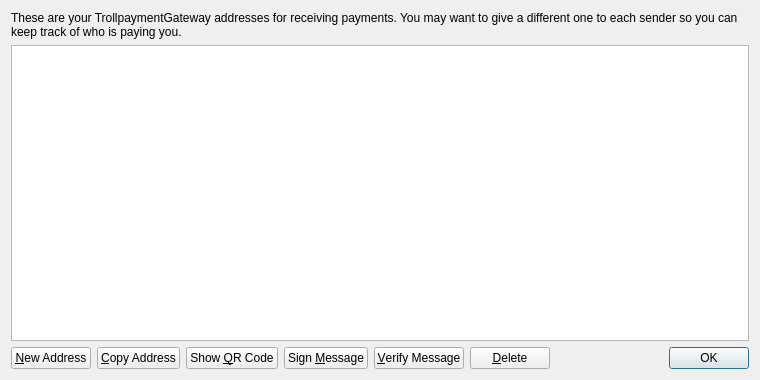
<?xml version="1.0" encoding="UTF-8"?>
<ui version="4.0">
 <class>AddressBookPage</class>
 <widget class="QWidget" name="AddressBookPage">
  <property name="geometry">
   <rect>
    <x>0</x>
    <y>0</y>
    <width>760</width>
    <height>380</height>
   </rect>
  </property>
  <property name="windowTitle">
   <string>Address Book</string>
  </property>
  <layout class="QVBoxLayout" name="verticalLayout">
   <item>
    <widget class="QLabel" name="labelExplanation">
     <property name="text">
      <string>These are your TrollpaymentGateway addresses for receiving payments. You may want to give a different one to each sender so you can keep track of who is paying you.</string>
     </property>
     <property name="textFormat">
      <enum>Qt::PlainText</enum>
     </property>
     <property name="wordWrap">
      <bool>true</bool>
     </property>
    </widget>
   </item>
   <item>
    <widget class="QTableView" name="tableView">
     <property name="contextMenuPolicy">
      <enum>Qt::CustomContextMenu</enum>
     </property>
     <property name="toolTip">
      <string>Double-click to edit address or label</string>
     </property>
     <property name="tabKeyNavigation">
      <bool>false</bool>
     </property>
     <property name="alternatingRowColors">
      <bool>true</bool>
     </property>
     <property name="selectionMode">
      <enum>QAbstractItemView::SingleSelection</enum>
     </property>
     <property name="selectionBehavior">
      <enum>QAbstractItemView::SelectRows</enum>
     </property>
     <property name="sortingEnabled">
      <bool>true</bool>
     </property>
     <attribute name="verticalHeaderVisible">
      <bool>false</bool>
     </attribute>
    </widget>
   </item>
   <item>
    <layout class="QHBoxLayout" name="horizontalLayout">
     <item>
      <widget class="QPushButton" name="newAddressButton">
       <property name="toolTip">
        <string>Create a new address</string>
       </property>
       <property name="text">
        <string>&amp;New Address</string>
       </property>
       <property name="icon">
        <iconset resource="../bitcoin.qrc">
         <normaloff>:/icons/add</normaloff>:/icons/add</iconset>
       </property>
      </widget>
     </item>
     <item>
      <widget class="QPushButton" name="copyToClipboard">
       <property name="toolTip">
        <string>Copy the currently selected address to the system clipboard</string>
       </property>
       <property name="text">
        <string>&amp;Copy Address</string>
       </property>
       <property name="icon">
        <iconset resource="../bitcoin.qrc">
         <normaloff>:/icons/editcopy</normaloff>:/icons/editcopy</iconset>
       </property>
      </widget>
     </item>
     <item>
      <widget class="QPushButton" name="showQRCode">
       <property name="text">
        <string>Show &amp;QR Code</string>
       </property>
       <property name="icon">
        <iconset resource="../bitcoin.qrc">
         <normaloff>:/icons/qrcode</normaloff>:/icons/qrcode</iconset>
       </property>
      </widget>
     </item>
     <item>
      <widget class="QPushButton" name="signMessage">
       <property name="toolTip">
        <string>Sign a message to prove you own a TrollpaymentGateway address</string>
       </property>
       <property name="text">
        <string>Sign &amp;Message</string>
       </property>
       <property name="icon">
        <iconset resource="../bitcoin.qrc">
         <normaloff>:/icons/edit</normaloff>:/icons/edit</iconset>
       </property>
      </widget>
     </item>
     <item>
      <widget class="QPushButton" name="verifyMessage">
       <property name="toolTip">
        <string>Verify a message to ensure it was signed with a specified TrollpaymentGateway address</string>
       </property>
       <property name="text">
        <string>&amp;Verify Message</string>
       </property>
       <property name="icon">
        <iconset resource="../bitcoin.qrc">
         <normaloff>:/icons/transaction_0</normaloff>:/icons/transaction_0</iconset>
       </property>
      </widget>
     </item>
     <item>
      <widget class="QPushButton" name="deleteButton">
       <property name="toolTip">
        <string>Delete the currently selected address from the list</string>
       </property>
       <property name="text">
        <string>&amp;Delete</string>
       </property>
       <property name="icon">
        <iconset resource="../bitcoin.qrc">
         <normaloff>:/icons/remove</normaloff>:/icons/remove</iconset>
       </property>
      </widget>
     </item>
     <item>
      <spacer name="horizontalSpacer">
       <property name="orientation">
        <enum>Qt::Horizontal</enum>
       </property>
       <property name="sizeHint" stdset="0">
        <size>
         <width>40</width>
         <height>20</height>
        </size>
       </property>
      </spacer>
     </item>
     <item>
      <widget class="QDialogButtonBox" name="buttonBox">
       <property name="sizePolicy">
        <sizepolicy hsizetype="Maximum" vsizetype="Fixed">
         <horstretch>0</horstretch>
         <verstretch>0</verstretch>
        </sizepolicy>
       </property>
       <property name="standardButtons">
        <set>QDialogButtonBox::Ok</set>
       </property>
      </widget>
     </item>
    </layout>
   </item>
  </layout>
 </widget>
 <resources>
  <include location="../bitcoin.qrc"/>
 </resources>
 <connections/>
</ui>
